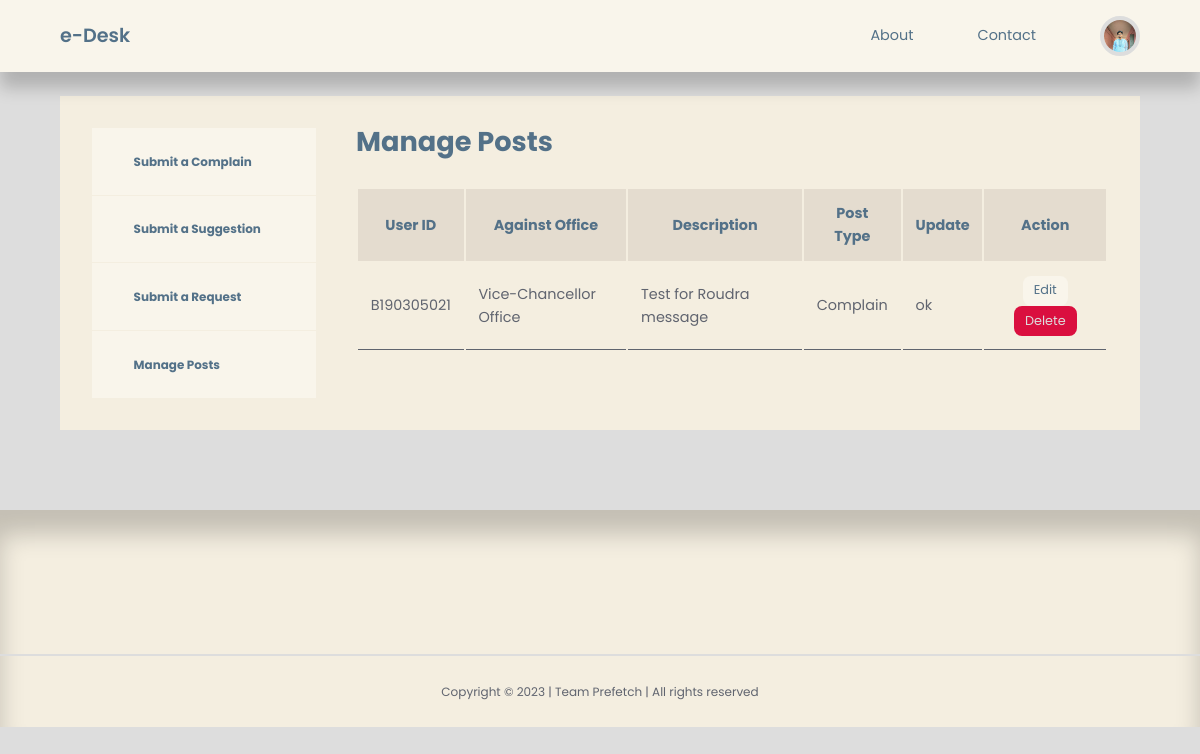
Page /user/user-dashboard.php (signed in) on the earlier database version.
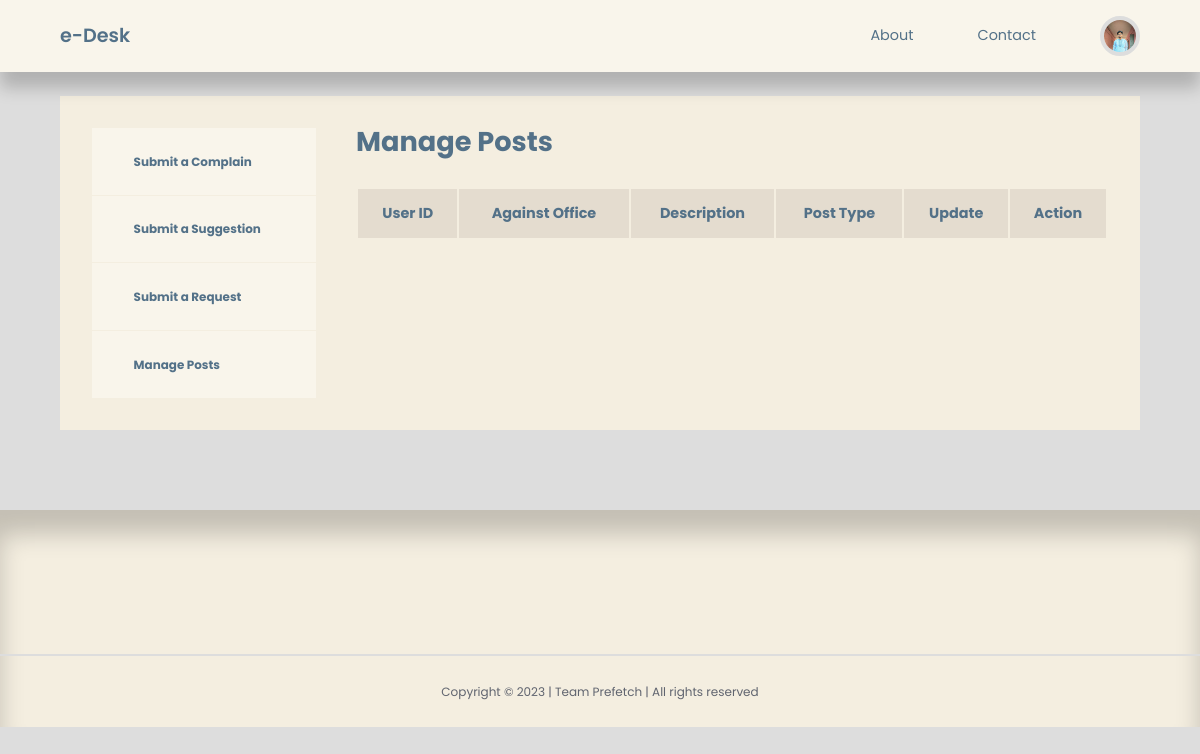
Same page on the later database version.
### tables this page shows
CREATE TABLE `post` (
  `id` int(20) NOT NULL,
  `title` varchar(255) NOT NULL,
  `body` mediumtext NOT NULL,
  `picture` varchar(255) NOT NULL,
  `office_id` int(20) NOT NULL,
  `author_id` int(20) NOT NULL,
  `user_id` int(20) NOT NULL,
  `type` varchar(255) NOT NULL,
  `post_type` varchar(255) NOT NULL,
  `date_time` timestamp NOT NULL DEFAULT current_timestamp(),
  `status` varchar(255) NOT NULL,
  `comment` varchar(255) NOT NULL
);

CREATE TABLE `adminaddoffice` (
  `id` int(20) NOT NULL,
  `title` varchar(255) NOT NULL,
  `description` varchar(255) NOT NULL
);

### user/user-dashboard.php (the view, shortened to what this page needs)
<?php
include 'partials/header.php';
$current_user_id = $_SESSION['user-id'];
$query = "SELECT id, title, office_id, body, post_type, status FROM post WHERE user_id=$current_user_id ORDER BY id DESC";
$posts = mysqli_query($connection, $query);
?>
<section class="dashboard">
    <div class="container dashboard__container">
        <aside>
            <ul>
                <li>
                    <a href="user-complain.php"><i class="uil uil-pen"></i>
                        <h5>Submit a Complain</h5>
                    </a>
                </li>
                <li>
                    <a href="user-suggestion.php"><i class="uil uil-postcard"></i>
                        <h5>Submit a Suggestion</h5>
                    </a>
                </li>
                <li>
                    <a href="user-request.php"><i class="uil uil-user-plus"></i>
                        <h5>Submit a Request</h5>
                    </a>
                </li>
                <li>
                    <a href="user-dashboard.php"><i class="uil uil-postcard"></i>
                        <h5>Manage Posts</h5>
                    </a>
                </li>
            </ul>
        </aside>
        <main>
            <h2>Manage Posts</h2>
            <table id='table'>
                <thead>
                    <tr align='center'>
                        <th>User ID</th>
                        <th>Against Office</th>
                        <th>Description</th>
                        <th>Post Type</th>
                        <th>Update</th>
                        <th>Action</th>
                    </tr>
                </thead>
                <tbody>
                    <?php while ($post = mysqli_fetch_assoc($posts)) : ?>
                        <?php
                        $category_id = $post['office_id'];
                        $category_query = "SELECT title FROM adminaddoffice WHERE id=$category_id";
                        $category_result = mysqli_query($connection, $category_query);
                        $category = mysqli_fetch_assoc($category_result);
                        ?>
                        <tr>
                            <td>
                                <?= $post['title'] ?>
                            </td>
                            <td>
                                <?= $category['title'] ?>
                            </td>
                            <td>
                                <?php $len = strlen($post['body']); ?>
                                <?php if ($len < 30) : ?>
                                    <?= $post['body'] ?>
                                <?php else : ?>
                                    <?= substr($post['body'], 0, 25) ?>...
                                <?php endif ?>
                            </td>
                            <td>
                                <?= $post['post_type'] ?>
                            </td>
                            <td>
                                <?= $post['status'] ?>
                            </td>
                            <td align="center"><a href="<?= ROOT_URL ?>user/user-edit-post.php?id=<?= $post['id'] ?>" class="btn sm">Edit</a> <a href="<?= ROOT_URL ?>user/delete-post.php?id=<?= $post['id'] ?>" class="btn sm danger">Delete</a></td>
                        </tr>
                    <?php endwhile ?>
                </tbody>
            </table>
        </main>
    </div>
</section>
<?php
include '../partials/footer.php';
?>

Differences in the rows shown:
removed post: title "B190305021", adminaddoffice.title "Vice-Chancellor Office", body "Test for Roudra message", post_type "Complain", status "ok"
